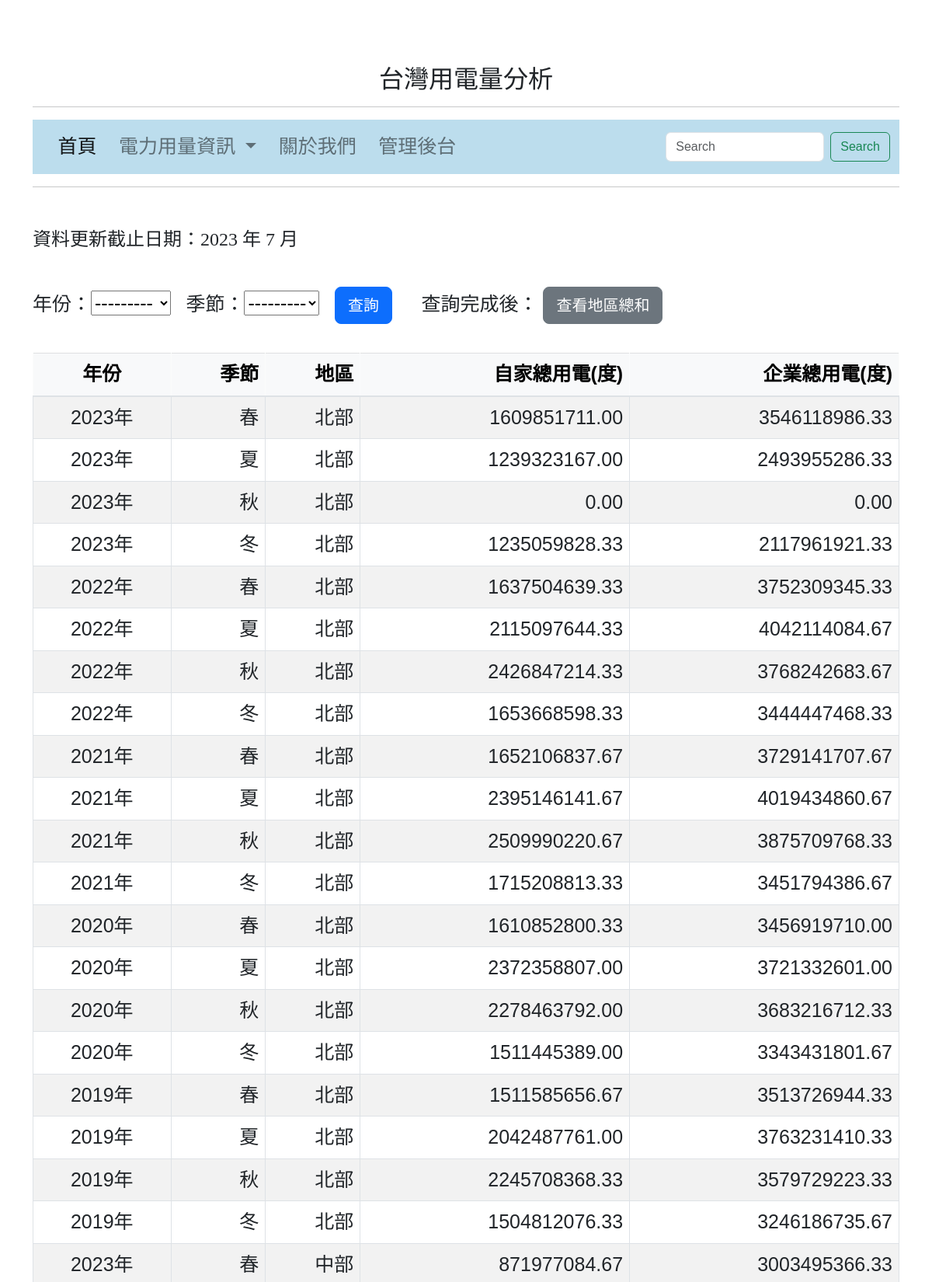
The page /mysite/datasum/ (upper part) on the database its author committed.
### mysite/models.py (models this page shows)
class enddate(models.Model):
    year = models.CharField(max_length = 255)
    month = models.CharField(max_length = 255)

class alldata(models.Model):
    year_Choice = (
        ('2019', '2019年'),
        ('2020', '2020年'),
        ('2021', '2021年'),
        ('2022', '2022年'),
        ('2023', '2023年'),
    )
    Season_Choice = (
        ('Spring', '春'),
        ('Summer', '夏'),
        ('Autumn', '秋'),
        ('Winter', '冬'),
    )
    area_Choice =  (
        ('North',  '北部'),
        ('Middle', '中部'),
        ('South',  '南部'),
        ('East',   '東部'),
    )
    year = models.CharField(max_length = 255,choices= year_Choice)
    season = models.CharField(max_length = 255, choices= Season_Choice)
    area = models.CharField(max_length = 255, choices= area_Choice)
    self_avg = models.DecimalField(max_digits=20, decimal_places=2,blank=True, null=True, default=0)
    industry_avg = models.DecimalField(max_digits=20, decimal_places=2,blank=True, null=True, default=0)

### mysite/views.py (the view)
# urls.py: path('mysite/datasum/',views.datasum),
def datasum(request):
    alldata = models.alldata.objects.all()
    end = models.enddate.objects.all()
    alldataFilter = filter.alldataFilter(queryset=alldata)
    if request.method == "POST":
        alldataFilter = filter.alldataFilter(request.POST, queryset=alldata)
    context = {
        'alldataFilter': alldataFilter,
        'enddate': end
    }
    return render(request, 'mysite/datasum.html', context)

### mysite/templates/mysite/datasum.html (shortened to what this page needs)
{% extends 'base.html' %}
{% load static %}
{% block content %}
{% load mathfilters %}
<!DOCTYPE html>
<html>
<head>
</head>
<h4 class="text-left">
  {% for date in enddate %}
  資料更新截止日期：{{ date.year }} 年
  {{ date.month }} 月
  {% endfor %}
</h4>
<br />
<body style="background-image: url('{% static 'page5.jpg' %}')">
  <form method='POST' id="table">
    年份：{{ alldataFilter.form.year }}
    &ensp;季節：{{ alldataFilter.form.season }}
    &ensp;<input type="submit" class="btn btn-primary btn-lg" value="查詢" />&ensp;&ensp;&ensp;查詢完成後：
    <a class="btn btn-secondary btn-lg" href="#areasum">查看地區總和</a>
  </form>
  <br />
  <table class="table table-bordered table-striped table-hover">
    <thead class="table-light">
      <th class="text-center">年份</th>
      <th class="text-right">季節</th>
      <th class="text-right">地區</th>
      <th class="text-right">自家總用電(度)</th>
      <th class="text-right">企業總用電(度)</th>
    </thead>
    <tbody class="active">
      {% for data in alldataFilter.qs %}
      <tr>
        <td align="center">{{ data.get_year_display }}</td>
        <td align="right">{{ data.get_season_display }}</td>
        <td align="right">{{ data.get_area_display }}</td>
        <td align="right" class="self">{{ data.self_avg }}</td>
        <td align="right" class="industry">{{ data.industry_avg }}</td>
      </tr>
      {% endfor %}
    </tbody>
  </table>
  <br />
  <br>
  <br>
</body>
</html>
{% endblock %}

### templates/base.html (style rules this page uses)
body, form { font-family: "Helvetica", "Arial", "LiHei Pro", "黑體-繁", "微軟正黑體", sans-serif; font-size: 25px; }
table, p, li { font-family: "Helvetica", "Arial", "LiHei Pro", "黑體-繁", "微軟正黑體", sans-serif; font-size: 25px; }
td, th, div { font-family: "Helvetica", "Arial", "LiHei Pro", "黑體-繁", "微軟正黑體", sans-serif; font-size: 25px; }

### rows shown on the page
enddate: year "2023", month "7"
alldata: year "2023年", season "春", area "北部", self_avg "1609851711.00", industry_avg "3546118986.33"
alldata: year "2023年", season "夏", area "北部", self_avg "1239323167.00", industry_avg "2493955286.33"
alldata: year "2023年", season "秋", area "北部", self_avg "0.00", industry_avg "0.00"
alldata: year "2023年", season "冬", area "北部", self_avg "1235059828.33", industry_avg "2117961921.33"
alldata: year "2022年", season "春", area "北部", self_avg "1637504639.33", industry_avg "3752309345.33"
alldata: year "2022年", season "夏", area "北部", self_avg "2115097644.33", industry_avg "4042114084.67"
alldata: year "2022年", season "秋", area "北部", self_avg "2426847214.33", industry_avg "3768242683.67"
alldata: year "2022年", season "冬", area "北部", self_avg "1653668598.33", industry_avg "3444447468.33"
alldata: year "2021年", season "春", area "北部", self_avg "1652106837.67", industry_avg "3729141707.67"
alldata: year "2021年", season "夏", area "北部", self_avg "2395146141.67", industry_avg "4019434860.67"
alldata: year "2021年", season "秋", area "北部", self_avg "2509990220.67", industry_avg "3875709768.33"
alldata: year "2021年", season "冬", area "北部", self_avg "1715208813.33", industry_avg "3451794386.67"
alldata: year "2020年", season "春", area "北部", self_avg "1610852800.33", industry_avg "3456919710.00"
alldata: year "2020年", season "夏", area "北部", self_avg "2372358807.00", industry_avg "3721332601.00"
alldata: year "2020年", season "秋", area "北部", self_avg "2278463792.00", industry_avg "3683216712.33"
alldata: year "2020年", season "冬", area "北部", self_avg "1511445389.00", industry_avg "3343431801.67"
alldata: year "2019年", season "春", area "北部", self_avg "1511585656.67", industry_avg "3513726944.33"
alldata: year "2019年", season "夏", area "北部", self_avg "2042487761.00", industry_avg "3763231410.33"
alldata: year "2019年", season "秋", area "北部", self_avg "2245708368.33", industry_avg "3579729223.33"
alldata: year "2019年", season "冬", area "北部", self_avg "1504812076.33", industry_avg "3246186735.67"
alldata: year "2023年", season "春", area "中部", self_avg "871977084.67", industry_avg "3003495366.33"
